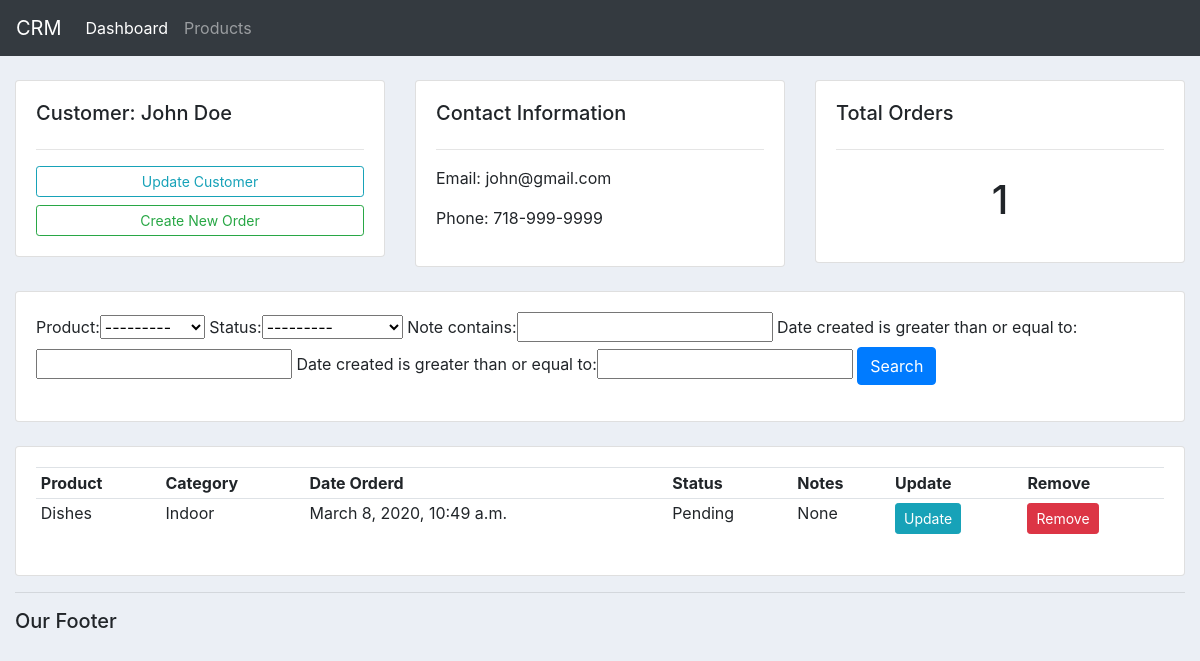
Before: /customer/1/ with the older database file.
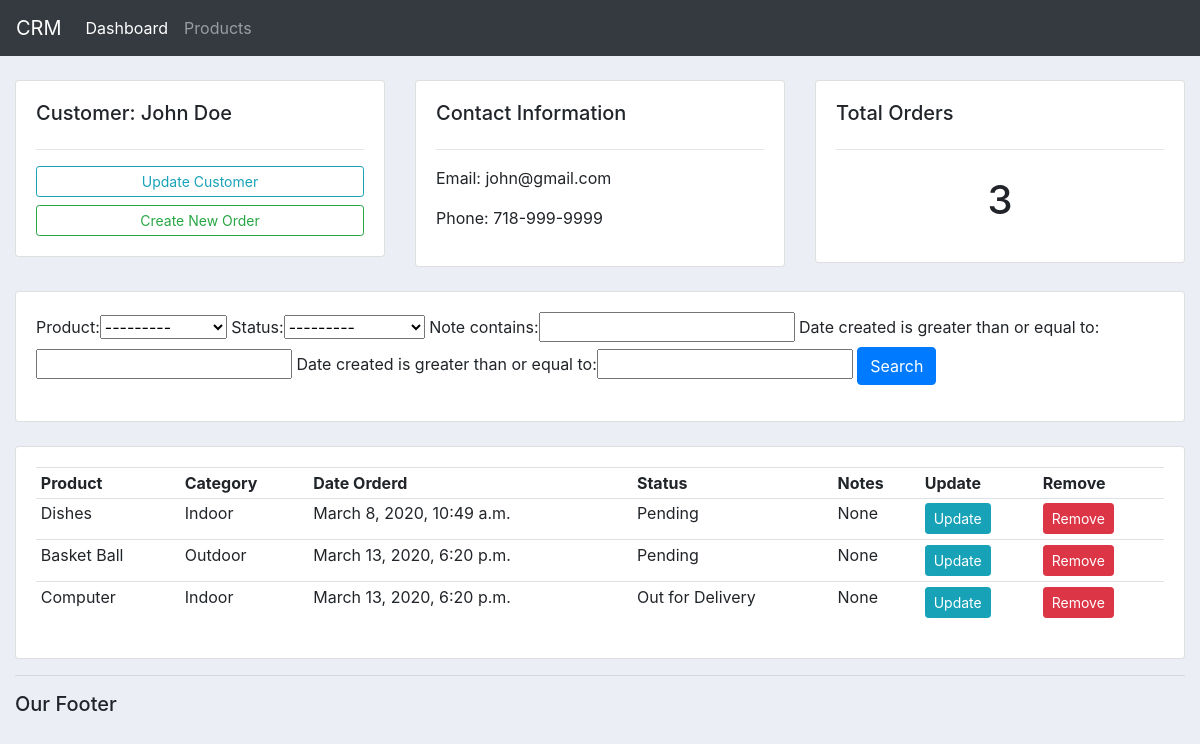
After: the same page with the newer database file.
### accounts/models.py (models this page shows, shortened)
class Order(models.Model):
    STATUS = (
             ('Pending', 'Pending'),
             ('Out for Delivery', 'Out for Delivery'),
             ('Delivered', 'Delivered'),
             )
    customer = models.ForeignKey(Customer, null=True, on_delete = models.SET_NULL)
    product  = models.ForeignKey(Product, null=True, on_delete = models.SET_NULL )
    date_created = models.DateTimeField(auto_now_add=True, null=True)
    status = models.CharField(max_length=200, null=True, choices=STATUS)
    note = models.CharField(max_length=200, null=True, blank=True)

class Product(models.Model):
    CATEGORY = (
                ('Indoor', 'Indoor'),
                ('Outdoor', 'Outdoor'),
                )
    name = models.CharField(max_length=200, null=True)
    price = models.FloatField(null=True)
    category = models.CharField(max_length=200, null=True, choices=CATEGORY)
    description = models.CharField(max_length=200, null=True, blank=True)
    date_created = models.DateTimeField(auto_now=True)
    tags = models.ManyToManyField(Tag)
    def __str__(self):
        return self.name

### accounts/views.py (the view)
# urls.py: path('customer/<str:pk>/', views.customer, name='customer'),
def customer(request, pk):
    customer = Customer.objects.get(id=pk)
    orders = customer.order_set.all()
    order_count = orders.count()
    myFilter = OrderFilter(request.GET, queryset=orders)
    orders = myFilter.qs
    context = {'customer': customer, 'orders': orders, 'order_count': order_count,
        'myFilter': myFilter}
    return render(request, 'accounts/customer.html', context)

### accounts/templates/accounts/customer.html
{% extends 'accounts/main.html' %}
{% block content %}
	<br>
<div class="row">
	<div class="col-md">
		<div class="card card-body">
			<h5>Customer: {{customer.name}}</h5>
			<hr>
			<a class="btn btn-outline-info  btn-sm btn-block" href="">Update Customer</a>
			<a class="btn btn-outline-success  btn-sm btn-block" href="{% url 'create_order' customer.id %}">Create New Order</a>
		</div>
	</div>
	<div class="col-md">
		<div class="card card-body">
			<h5>Contact Information</h5>
			<hr>
			<p>Email: {{customer.email}}</p>
			<p>Phone: {{customer.phone}}</p>
		</div>
	</div>
	<div class="col-md">
		<div class="card card-body">
			<h5>Total Orders</h5>
			<hr>
			<h1 style="text-align: center;padding: 10px">{{ order_count }}</h1>
		</div>
	</div>
</div>
<br>
<div class="row">
	<div class="col">
		<div class="card card-body">
			<form method="get">
				{{myFilter.form}}
		    <button class="btn btn-primary" type="submit">Search</button>
		  </form>
		</div>
	</div>
</div>
<br>
<div class="row">
	<div class="col-md">
		<div class="card card-body">
			<table class="table table-sm">
				<tr>
					<th>Product</th>
					<th>Category</th>
					<th>Date Orderd</th>
					<th>Status</th>
					<th>Notes</th>
					<th>Update</th>
					<th>Remove</th>
				</tr>
				{% for order in orders %}
				<tr>
					<td>{{ order.product }}</td>
					<td>{{ order.product.category }}</td>
					<td>{{ order.date_created }}</td>
					<td>{{ order.status }}</td>
					<td>{{ order.note }}</td>
					<td><a class='btn btn-sm btn-info' href="{% url 'update_order' order.id %}">Update</a></td>
                    <td><a class='btn btn-sm btn-danger'href="{% url 'delete_order' order.id %}">Remove</a></td>
				</tr>
				{% endfor %}
			</table>
		</div>
</div>
{% endblock content %}

Changed rows visible on the page:
added Order: product "Basket Ball", product.category "Outdoor", date_created "March 13, 2020, 6:20 p.m.", status "Pending", note "None"
added Order: product "Computer", product.category "Indoor", date_created "March 13, 2020, 6:20 p.m.", status "Out for Delivery", note "None"
Other visible differences:
{{ order_count }}: "1" → "3"
